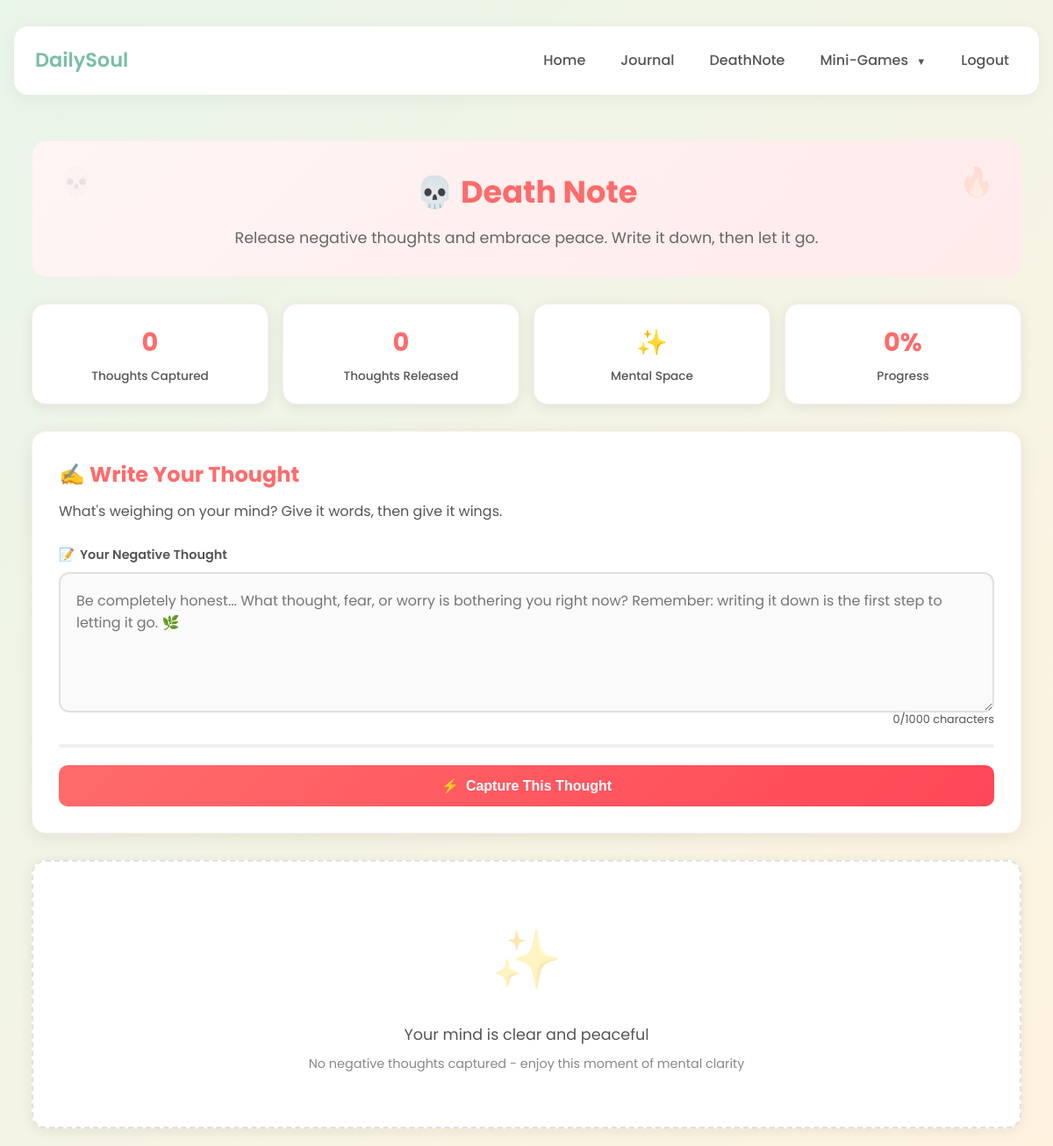
The page /deathnote/ (signed in) on the database as committed earlier.
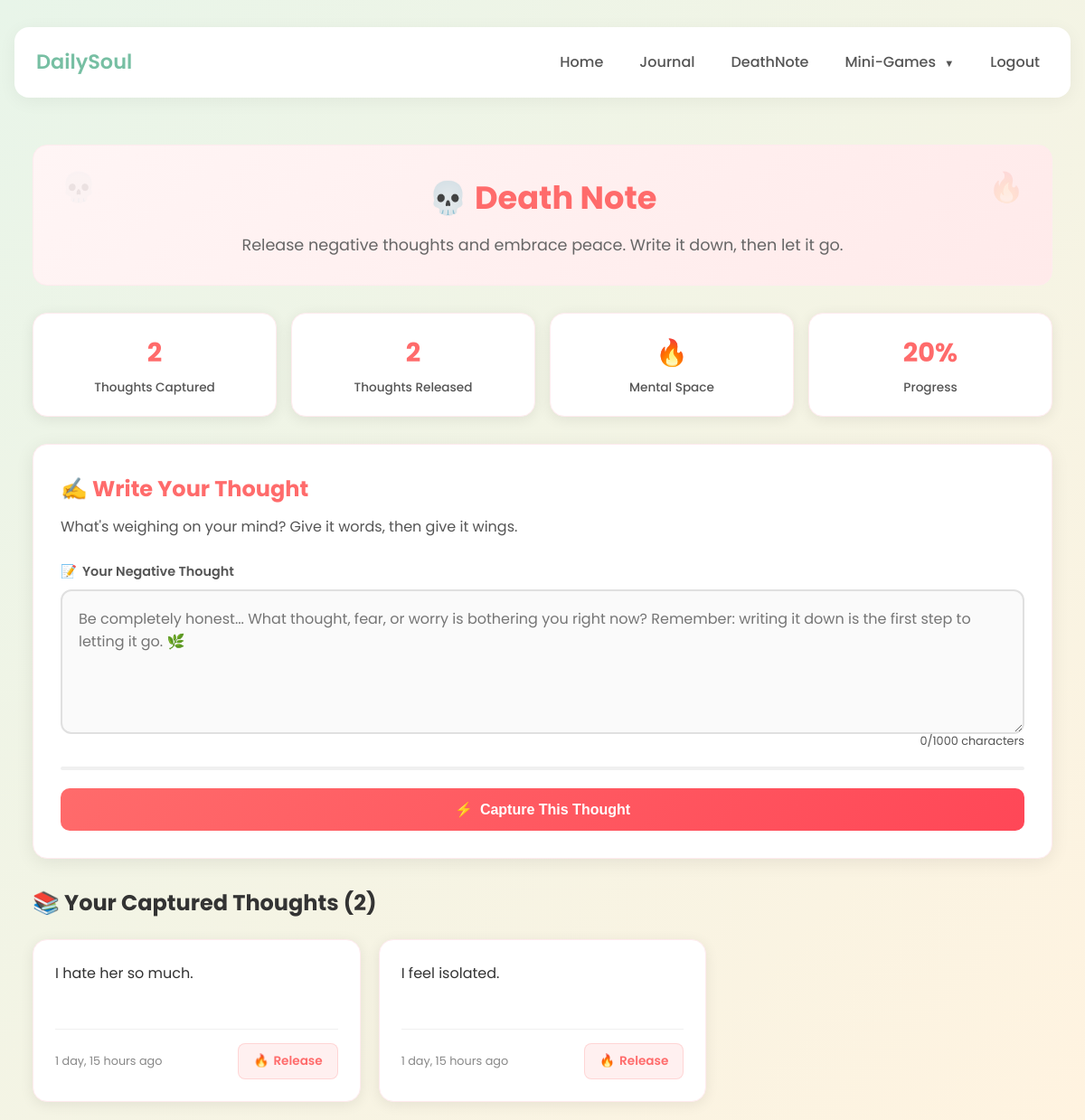
The same page on the database as committed later.
### DailySoul/models.py (models this page shows, shortened)
class DeathNoteEntry(models.Model):
    user = models.ForeignKey(User, on_delete=models.CASCADE)
    content = models.TextField()
    mood = models.CharField(max_length=100, blank=True, null=True)
    created_at = models.DateTimeField(auto_now_add=True)

### DailySoul/views.py (the view, shortened to what this page needs)
# urls.py: path('deathnote/', views.deathnote, name='death_note'),
@login_required
def deathnote(request):
    delete_id = request.GET.get('delete')
    notes = DeathNoteEntry.objects.filter(user=request.user).order_by('-created_at')
    context = {
        'notes': notes
    }
    return render(request, 'death_note.html', context)

### DailySoul/templates/death_note.html (shortened to what this page needs)
{% extends 'base.html' %}
{% load static %}
{% block content %}
<div class="deathnote-container">
  <div class="deathnote-header">
    <h1>💀 Death Note</h1>
    <p>Release negative thoughts and embrace peace. Write it down, then let it go.</p>
  </div>
  <div class="stats-container">
    <div class="stat-card">
      <span class="stat-number">{{ notes|length }}</span>
      <div class="stat-label">Thoughts Captured</div>
    </div>
    <div class="stat-card">
      <span class="stat-number">{{ notes|length|add:"0" }}</span>
      <div class="stat-label">Thoughts Released</div>
    </div>
    <div class="stat-card">
      <span class="stat-number">{% if notes %}🔥{% else %}✨{% endif %}</span>
      <div class="stat-label">Mental Space</div>
    </div>
    <div class="stat-card">
      <span class="stat-number">{% widthratio notes|length 10 100 %}%</span>
      <div class="stat-label">Progress</div>
    </div>
  </div>
  <div class="deathnote-card">
    <h2 style="color: #ff6b6b; margin-bottom: 10px;">✍️ Write Your Thought</h2>
    <p style="color: var(--muted); margin: 0;">What's weighing on your mind? Give it words, then give it wings.</p>
    <form method="POST" class="write-form">
      <div class="form-group">
        <label for="content">
          <span>📝</span>
          Your Negative Thought
        </label>
        <textarea
          name="content"
          id="content"
          placeholder="Be completely honest... What thought, fear, or worry is bothering you right now? Remember: writing it down is the first step to letting it go. 🌿"
          required
          maxlength="1000"
        ></textarea>
        <div class="char-counter">
          <span id="char-count">0</span>/1000 characters
        </div>
        <div class="progress-bar">
        </div>
      </div>
      <button type="submit" class="btn">
        <span>⚡</span>
        Capture This Thought
      </button>
    </form>
  </div>
  {% if notes %}
  <h2 style="color: #333; margin-bottom: 20px; font-size: 1.5rem;">
    <span>📚</span>
    Your Captured Thoughts ({{ notes|length }})
  </h2>
  <div class="notes-list">
    {% for note in notes %}
    <div class="note" id="note-{{ note.id }}">
      <div class="note-content">{{ note.content }}</div>
      <div class="note-meta">
        <div style="display: flex; align-items: center; flex-wrap: wrap; gap: 8px;">
          <span style="font-size: 0.8rem; color: #888;">
            {{ note.created_at|timesince }} ago
          </span>
        </div>
        <a href="?delete={{ note.id }}" class="delete-btn" onclick="return confirmDelete('{{ note.id }}')">
          <span>🔥</span> Release
        </a>
      </div>
    </div>
    {% endfor %}
  </div>
  {% else %}
  <div class="no-note">
    <div class="icon">✨</div>
    <p>Your mind is clear and peaceful</p>
    <p class="subtext">No negative thoughts captured - enjoy this moment of mental clarity</p>
  </div>
  {% endif %}
</div>
{% endblock %}

Rows that differ between the two databases and show on the page:
added DeathNoteEntry: content "I hate her so much.", created_at "1 day, 15 hours"
added DeathNoteEntry: content "I feel isolated.", created_at "1 day, 15 hours"
Other text that changed with them:
{{ notes|length }}: "0" → "2"
{{ notes|length|add:"0" }}: "0" → "2"
{{ notes|length }}: (not shown) → "2"
text no longer shown: "0 ✨ ✨ Your mind is clear and peaceful No negative thoughts captured - enjoy this moment of mental clarity"
text now shown: "🔥 20 📚 Your Captured Thoughts ( )"
